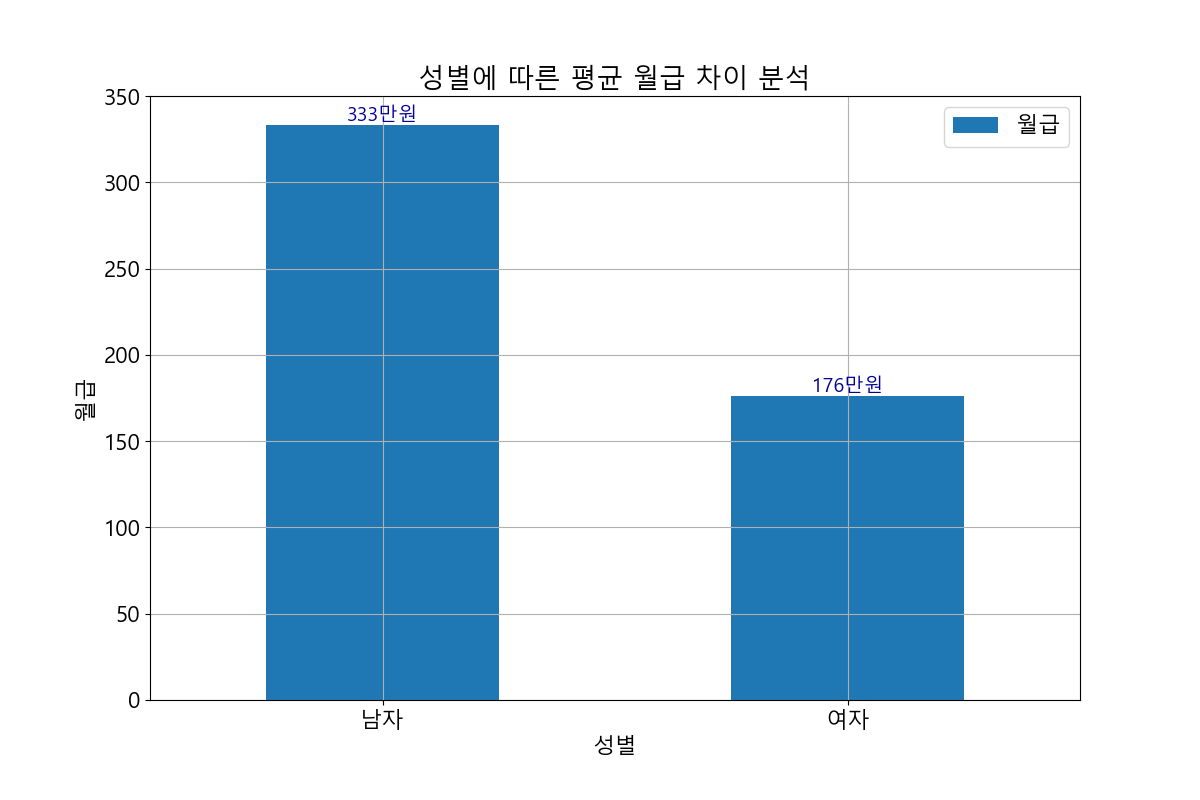

Generate this figure with Python:
import numpy
import pandas as pd
from pandas import DataFrame
from pandas import ExcelFile
from matplotlib import pyplot
'''
xlsx = ExcelFile('data/dataset2017.xlsx')
df = xlsx.parse(xlsx.sheet_names[0])
'''
gen_sal = df.filter(['h12_g3', 'p1202_8aq1'])
print(gen_sal)
print('-' * 30)

df_gen_sal = gen_sal.rename(columns={'h12_g3':'성별', 'p1202_8aq1':'월급'})
df_gen_sal['성별'] = numpy.where(df_gen_sal['성별']==1, '남자', '여자')
print(df_gen_sal)
print('-' * 30)

print(df_gen_sal.isna().sum())
print('-' * 30)

df_gen_sal.dropna(inplace=True)
print(df_gen_sal.isna().sum())
print('-' * 30)

df_gen_sal['월급'] = numpy.where(((df_gen_sal['월급']<1) | (df_gen_sal['월급']>9998)), 
                               numpy.nan, df_gen_sal['월급'])
print(df_gen_sal.isna().sum())
print('-' * 30)

df_gen_sal.dropna(inplace=True)
print(df_gen_sal.isna().sum())
print('-' * 30)

df_gen_sal_mean = df_gen_sal.groupby('성별').mean()
print(df_gen_sal_mean)
print('-' * 30)

# 그래프 기본설정
pyplot.rcParams['font.family']='Malgun Gothic'      # 한글 폰트 설
pyplot.rcParams['font.size']=16                   # 글자 크기 설정
pyplot.rcParams['figure.figsize']=(12,8)             # 그래프의 가로, 세로크기(inch)

df_gen_sal_mean.plot.bar(rot=0)
pyplot.title('성별에 따른 평균 월급 차이 분석')
pyplot.grid()
pyplot.xlabel('성별')
pyplot.ylabel('월급')

for i, v in enumerate(list(df_gen_sal_mean['월급'])):
    txt = '%d만원' %v
    pyplot.text(i, v, txt, fontsize=14, color='#000099',
                horizontalalignment='center', 
                verticalalignment='bottom')

pyplot.savefig('prac1.png', dpi=100) # 그래프 파일에 저장

pyplot.show()


'''
       h12_g3  p1202_8aq1
0           2         NaN
1           2         NaN
2           1         NaN
3           1       108.9
4           2         NaN
      ...         ...
15417       2         NaN
15418       2         NaN
15419       1        72.0
15420       2         NaN
15421       1         NaN

[15422 rows x 2 columns]
------------------------------
       성별     월급
0      여자    NaN
1      여자    NaN
2      남자    NaN
3      남자  108.9
4      여자    NaN
   ..    ...
15417  여자    NaN
15418  여자    NaN
15419  남자   72.0
15420  여자    NaN
15421  남자    NaN

[15422 rows x 2 columns]
------------------------------
성별        0
월급    10915
dtype: int64
------------------------------
성별    0
월급    0
dtype: int64
------------------------------
성별     0
월급    14
dtype: int64
------------------------------
성별    0
월급    0
dtype: int64
------------------------------
            월급
성별            
남자  333.422185
여자  176.359967
------------------------------
'''